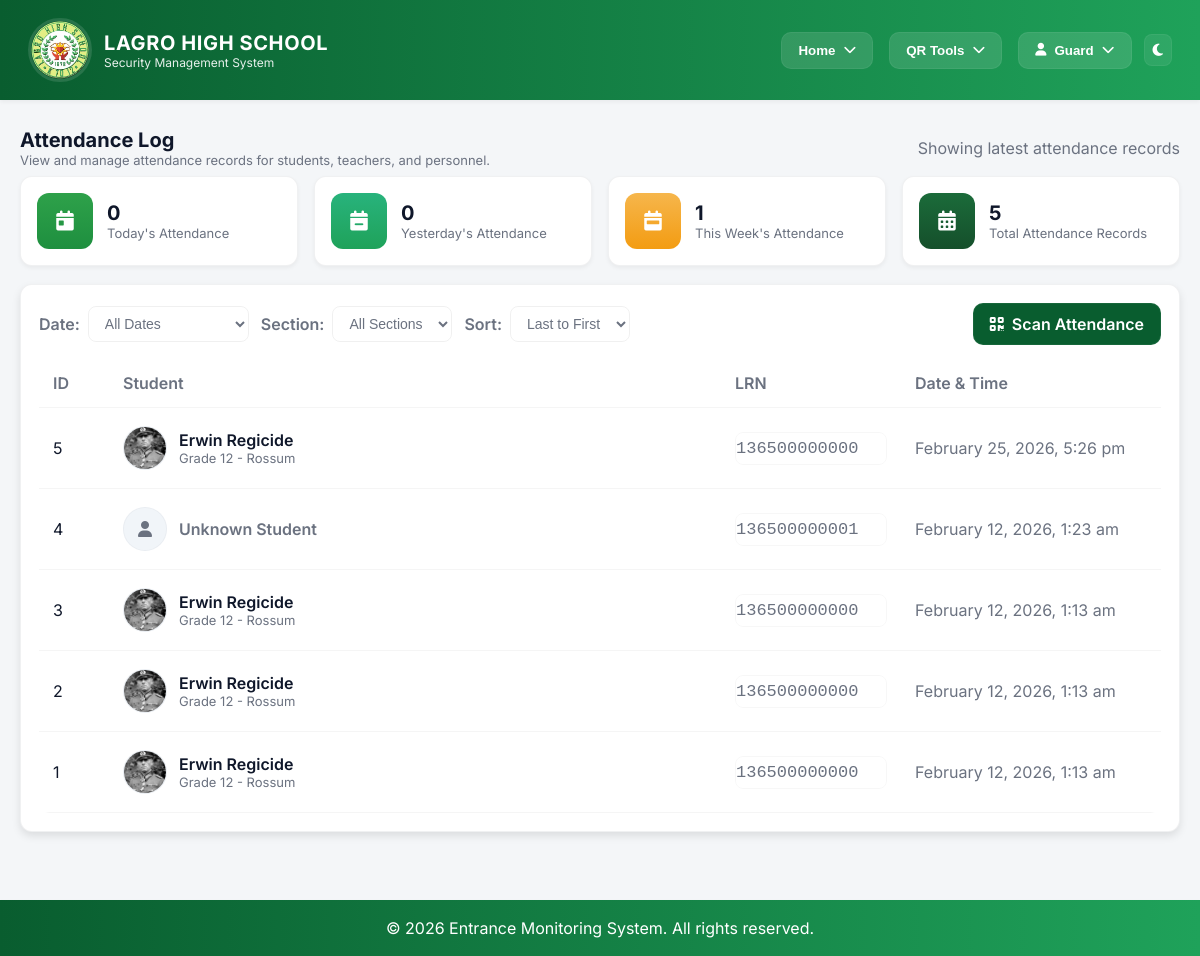
Page /webpages/attendance-log.php (signed in) on the earlier database version.
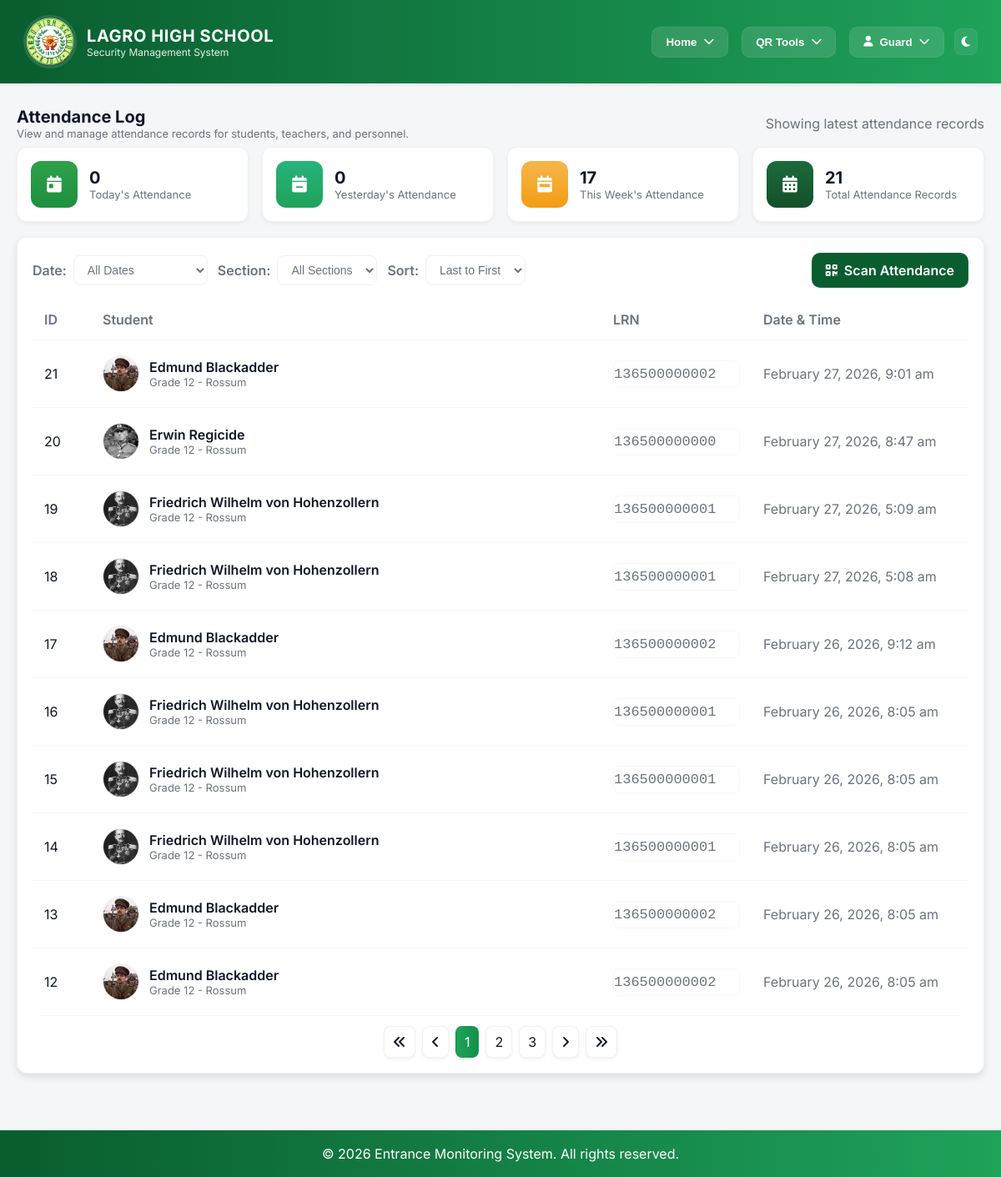
Same page on the later database version.
### tables this page shows
CREATE TABLE `attendance` (
  `id` int(11) NOT NULL,
  `student_lrn` varchar(100) NOT NULL,
  `timestamp` timestamp NOT NULL DEFAULT current_timestamp() ON UPDATE current_timestamp()
);

CREATE TABLE `student_info` (
  `id` int(11) NOT NULL,
  `first_name` varchar(50) NOT NULL,
  `middle_name` varchar(50) DEFAULT NULL,
  `last_name` varchar(50) NOT NULL,
  `lrn` varchar(12) NOT NULL,
  `grade_level` int(11) NOT NULL,
  `section` varchar(30) NOT NULL,
  `birthdate` date NOT NULL,
  `age` int(11) NOT NULL,
  `sex` varchar(10) NOT NULL,
  `student_address` text NOT NULL,
  `contact_number` varchar(15) NOT NULL,
  `email_address` varchar(100) NOT NULL,
  `parent_guardian` varchar(100) NOT NULL,
  `parent_guardian_contact` varchar(15) NOT NULL,
  `relationship` varchar(30) DEFAULT NULL,
  `profile_picture` varchar(255) DEFAULT NULL,
  `account_password` varchar(100) NOT NULL,
  `qr_code_url` longtext DEFAULT NULL,
  `qr_code_generated_at` timestamp NULL DEFAULT NULL,
  `is_registered` int(11) DEFAULT 0
);

### include/role_access.php (called while the page is built, shortened)
<?php
if (!function_exists('getCurrentUserRole')) {
function getCurrentUserRole() {
    if (isset($_SESSION['employee_id']) && !empty($_SESSION['employee_id'])) {
        global $conn;
        $emp_id = $_SESSION['employee_id'];
        $stmt = $conn->prepare("SELECT employee_type FROM employee_info WHERE employee_id = ?");
        $stmt->bind_param("s", $emp_id);
        $stmt->execute();
        $result = $stmt->get_result();
        $employee = $result->fetch_assoc();
        if ($employee && !empty($employee['employee_type'])) {
            $employee_type = strtoupper($employee['employee_type']);
            if (strpos($employee_type, 'TEACHER') !== false || strpos($employee_type, 'INSTRUCTOR') !== false) {
                return 'TEACHER';
            } elseif (strpos($employee_type, 'SECURITY') !== false) {
                return 'SECURITY';
            } else {
                return 'OTHER_PERSONNEL';
            }
        }
    }
    return null;
}
}
?>

### webpages/attendance-log.php (the view, shortened to what the changed rows need)
<?php
include_once "../include/db_conn.php";
include "../include/role_access.php";
$records_per_page = 10;
$page = isset($_GET['page']) ? (int)$_GET['page'] : 1;
$offset = ($page - 1) * $records_per_page;
$sort_order = isset($_GET['sort']) ? $_GET['sort'] : 'DESC';
$where_clause = '';
$count_sql = "SELECT COUNT(*) as total FROM attendance a LEFT JOIN student_info s ON a.student_lrn = s.lrn" . $where_clause;
$count_result = $conn->query($count_sql);
$total_records = $count_result->fetch_assoc()['total'];
$total_pages = ceil($total_records / $records_per_page);
$sql = "SELECT a.id, a.student_lrn, a.timestamp,
        s.first_name, s.last_name, s.grade_level, s.section, s.profile_picture
        FROM attendance a
        LEFT JOIN student_info s ON a.student_lrn = s.lrn
        $where_clause
        ORDER BY a.timestamp $sort_order
        LIMIT $offset, $records_per_page";
$result = $conn->query($sql);
$today = date('Y-m-d');
$stats_sql = "SELECT
    (SELECT COUNT(*) FROM attendance WHERE DATE(timestamp) = '$today') as today_count,
    (SELECT COUNT(*) FROM attendance WHERE DATE(timestamp) = DATE_SUB('$today', INTERVAL 1 DAY)) as yesterday_count,
    (SELECT COUNT(*) FROM attendance WHERE DATE(timestamp) BETWEEN DATE_SUB('$today', INTERVAL 7 DAY) AND '$today') as week_count,
    (SELECT COUNT(*) FROM attendance) as total_count";
$stats_result = $conn->query($stats_sql);
$stats = $stats_result->fetch_assoc();
?>
<!DOCTYPE html>
<html lang="en">
<head>
</head>
<body>
    <?php
    include "../include/header.php";
    ?>
    <main class="container">
        <div class="page-title">
            <div>
                <h2>Attendance Log</h2>
            </div>
        </div>
        <section>
            <div class="stats-grid">
                <div class="stat">
                    <div class="info">
                        <h3><?php echo $stats['week_count']; ?></h3>
                        <p>This Week's Attendance</p>
                    </div>
                </div>
                <div class="stat">
                    <div class="info">
                        <h3><?php echo $stats['total_count']; ?></h3>
                        <p>Total Attendance Records</p>
                    </div>
                </div>
            </div>
            <div class="panel">
                <?php if ($result && $result->num_rows > 0): ?>
                    <div style="overflow:hidden; border-radius:10px;">
                        <table class="attendance-table">
                            <thead>
                                <tr>
                                    <th style="width:70px;">ID</th>
                                    <th>Student</th>
                                    <th style="width:180px;">LRN</th>
                                    <th style="width:260px;">Date & Time</th>
                                </tr>
                            </thead>
                            <tbody>
                                <?php while ($row = $result->fetch_assoc()): ?>
                                    <tr>
                                        <td><?php echo $row['id']; ?></td>
                                        <td>
                                            <div class="student-info">
                                                <div class="avatar">
                                                    <?php if (!empty($row['profile_picture']) && file_exists($row['profile_picture'])): ?>
                                                        <img src="<?php echo htmlspecialchars($row['profile_picture']); ?>" alt="Student Photo">
                                                    <?php else: ?>
                                                        <i class="fas fa-user" style="color:var(--muted);"></i>
                                                    <?php endif; ?>
                                                </div>
                                                <div>
                                                    <div class="student-name">
                                                        <?php
                                                        if (!empty($row['first_name']) && !empty($row['last_name'])) {
                                                            echo htmlspecialchars($row['first_name'] . ' ' . $row['last_name']);
                                                        } else {
                                                            echo '<span style="color: var(--muted);">Unknown Student</span>';
                                                        }
                                                        ?>
                                                    </div>
                                                    <?php if (!empty($row['grade_level']) && !empty($row['section'])): ?>
                                                        <div class="student-meta">Grade <?php echo htmlspecialchars($row['grade_level']); ?> - <?php echo htmlspecialchars($row['section']); ?></div>
                                                    <?php endif; ?>
                                                </div>
                                            </div>
                                        </td>
                                        <td>
                                            <div class="lrn-badge"><?php echo htmlspecialchars($row['student_lrn']); ?></div>
                                        </td>
                                        <td class="muted"><?php echo date('F j, Y, g:i a', strtotime($row['timestamp'])); ?></td>
                                    </tr>
                                <?php endwhile; ?>
                            </tbody>
                        </table>
                    </div>
                    <?php
                    $query_params = '';
                    ?>
                    <?php if ($total_pages > 1): ?>
                        <div class="pagination">
                            <?php if ($page > 1): ?>
                                <a href="?page=1<?php echo $query_params; ?>">
                                    <i class="fas fa-angle-double-left"></i>
                                </a>
                                <a href="?page=<?php echo $page - 1; ?><?php echo $query_params; ?>">
                                    <i class="fas fa-angle-left"></i>
                                </a>
                            <?php else: ?>
                                <span class="disabled"><i class="fas fa-angle-double-left"></i></span>
                                <span class="disabled"><i class="fas fa-angle-left"></i></span>
                            <?php endif; ?>
                            <?php
                            $range = 2;
                            $start_page = max(1, $page - $range);
                            $end_page = min($total_pages, $page + $range);
                            for ($i = $start_page; $i <= $end_page; $i++) {
                                if ($i == $page) {
                                    echo '<span class="active">' . $i . '</span>';
                                } else {
                                    echo '<a href="?page=' . $i . $query_params . '">' . $i . '</a>';
                                }
                            }
                            ?>
                            <?php if ($page < $total_pages): ?>
                                <a href="?page=<?php echo $page + 1; ?><?php echo $query_params; ?>">
                                    <i class="fas fa-angle-right"></i>
                                </a>
                                <a href="?page=<?php echo $total_pages; ?><?php echo $query_params; ?>">
                                    <i class="fas fa-angle-double-right"></i>
                                </a>
                            <?php else: ?>
                                <span class="disabled"><i class="fas fa-angle-right"></i></span>
                                <span class="disabled"><i class="fas fa-angle-double-right"></i></span>
                            <?php endif; ?>
                        </div>
                    <?php endif; ?>
                <?php endif; ?>
            </div>
        </section>
    </main>
</body>
</html>

Differences in the rows shown:
no longer on this page (row unchanged): attendance: id "5", student_info.profile_picture (picture), student_info.first_name+last_name "Erwin Regicide", student_info.grade_level "12", student_info.section "Rossum", student_lrn "136500000000", timestamp "February 25, 2026, 5:26 pm"
no longer on this page (row unchanged): attendance: id "4", shows "Unknown Student", student_lrn "136500000001", timestamp "February 12, 2026, 1:23 am"
no longer on this page (row unchanged): attendance: id "3", student_info.profile_picture (picture), student_info.first_name+last_name "Erwin Regicide", student_info.grade_level "12", student_info.section "Rossum", student_lrn "136500000000", timestamp "February 12, 2026, 1:13 am"
no longer on this page (row unchanged): attendance: id "2", student_info.profile_picture (picture), student_info.first_name+last_name "Erwin Regicide", student_info.grade_level "12", student_info.section "Rossum", student_lrn "136500000000", timestamp "February 12, 2026, 1:13 am"
no longer on this page (row unchanged): attendance: id "1", student_info.profile_picture (picture), student_info.first_name+last_name "Erwin Regicide", student_info.grade_level "12", student_info.section "Rossum", student_lrn "136500000000", timestamp "February 12, 2026, 1:13 am"
added attendance: id "21", student_info.profile_picture (picture), student_info.first_name+last_name "Edmund Blackadder", student_info.grade_level "12", student_info.section "Rossum", student_lrn "136500000002", timestamp "February 27, 2026, 9:01 am"
added attendance: id "20", student_info.profile_picture (picture), student_info.first_name+last_name "Erwin Regicide", student_info.grade_level "12", student_info.section "Rossum", student_lrn "136500000000", timestamp "February 27, 2026, 8:47 am"
added attendance: id "19", student_info.profile_picture (picture), student_info.first_name+last_name "Friedrich Wilhelm von Hohenzollern", student_info.grade_level "12", student_info.section "Rossum", student_lrn "136500000001", timestamp "February 27, 2026, 5:09 am"
added attendance: id "18", student_info.profile_picture (picture), student_info.first_name+last_name "Friedrich Wilhelm von Hohenzollern", student_info.grade_level "12", student_info.section "Rossum", student_lrn "136500000001", timestamp "February 27, 2026, 5:08 am"
added attendance: id "17", student_info.profile_picture (picture), student_info.first_name+last_name "Edmund Blackadder", student_info.grade_level "12", student_info.section "Rossum", student_lrn "136500000002", timestamp "February 26, 2026, 9:12 am"
added attendance: id "16", student_info.profile_picture (picture), student_info.first_name+last_name "Friedrich Wilhelm von Hohenzollern", student_info.grade_level "12", student_info.section "Rossum", student_lrn "136500000001", timestamp "February 26, 2026, 8:05 am"
added attendance: id "15", student_info.profile_picture (picture), student_info.first_name+last_name "Friedrich Wilhelm von Hohenzollern", student_info.grade_level "12", student_info.section "Rossum", student_lrn "136500000001", timestamp "February 26, 2026, 8:05 am"
added attendance: id "14", student_info.profile_picture (picture), student_info.first_name+last_name "Friedrich Wilhelm von Hohenzollern", student_info.grade_level "12", student_info.section "Rossum", student_lrn "136500000001", timestamp "February 26, 2026, 8:05 am"
added attendance: id "13", student_info.profile_picture (picture), student_info.first_name+last_name "Edmund Blackadder", student_info.grade_level "12", student_info.section "Rossum", student_lrn "136500000002", timestamp "February 26, 2026, 8:05 am"
added attendance: id "12", student_info.profile_picture (picture), student_info.first_name+last_name "Edmund Blackadder", student_info.grade_level "12", student_info.section "Rossum", student_lrn "136500000002", timestamp "February 26, 2026, 8:05 am"
Other differences:
$stats['week_count']: "1" → "17"
$stats['total_count']: "5" → "21"
new list line: "1"
new list line: "2"
new list line: "3"
